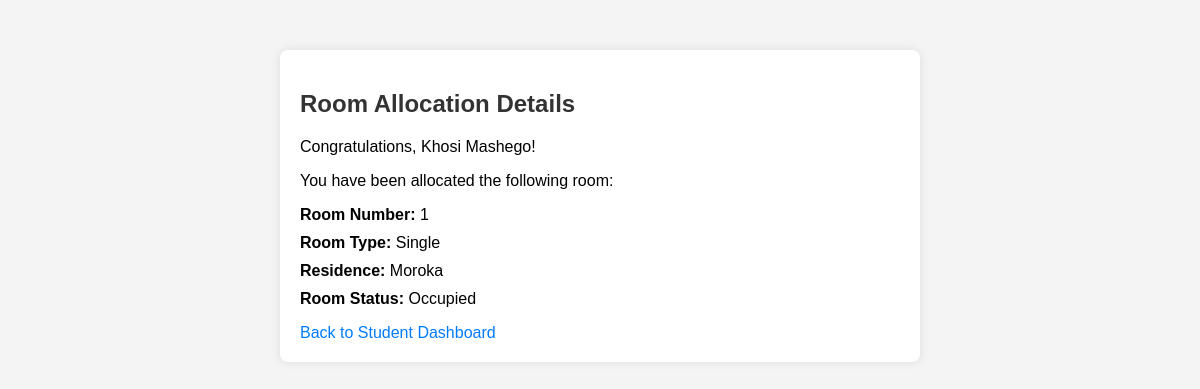
The app's page /allocation_success.php (signed in) with its own data.
### tables this page shows
CREATE TABLE IF NOT EXISTS `room` (
  `Student_ID` int DEFAULT NULL,
  `Room_ID` int NOT NULL AUTO_INCREMENT,
  `Room_Number` varchar(255) DEFAULT NULL,
  `Room_Type` varchar(255) DEFAULT NULL,
  `Room_Status` varchar(255) DEFAULT NULL,
  `Residence_ID` int DEFAULT NULL,
  PRIMARY KEY (`Room_ID`),
  KEY `Student_ID` (`Student_ID`),
  KEY `Residence` (`Residence_ID`)
);

CREATE TABLE IF NOT EXISTS `student` (
  `Student_ID` int NOT NULL AUTO_INCREMENT,
  `First_Name` varchar(255) DEFAULT NULL,
  `Last_Name` varchar(255) DEFAULT NULL,
  `Gender` varchar(255) DEFAULT NULL,
  `Date_of_Birth` date DEFAULT NULL,
  `Phone` varchar(255) DEFAULT NULL,
  `Email` varchar(255) DEFAULT NULL,
  `Program_Department` varchar(255) DEFAULT NULL,
  `Current_Year_of_Study` int DEFAULT NULL,
  `Application_Status` varchar(255) DEFAULT NULL,
  `Room_ID` int DEFAULT NULL,
  `Residence_Preference` varchar(255) DEFAULT NULL,
  `Application_Date` date DEFAULT NULL,
  PRIMARY KEY (`Student_ID`),
  KEY `fk_room_allocation` (`Room_ID`)
);

CREATE TABLE IF NOT EXISTS `residence` (
  `Residence_ID` int NOT NULL AUTO_INCREMENT,
  `Name` varchar(255) DEFAULT NULL,
  `Address` varchar(255) DEFAULT NULL,
  `Capacity` int DEFAULT NULL,
  `Current_Occupancy` int DEFAULT NULL,
  `Residence_Manager` varchar(255) DEFAULT NULL,
  `Application_Deadline` date DEFAULT NULL,
  `Availability_Status` varchar(255) DEFAULT NULL,
  PRIMARY KEY (`Residence_ID`)
);

### allocation_success.php (the view, shortened to what this page needs)
<?php
require('db.php');
$student_id = $_SESSION['user_id'];
$sql = "SELECT r.Room_Number, r.Room_Type, r.Room_Status, s.First_Name, s.Last_Name, re.Name AS Residence_Name
        FROM student s
        LEFT JOIN room r ON s.Room_ID = r.Room_ID
        LEFT JOIN residence re ON r.Residence_ID = re.Residence_ID
        WHERE s.Student_ID = ?";
$stmt = mysqli_prepare($conn, $sql);
mysqli_stmt_bind_param($stmt, "i", $student_id);
mysqli_stmt_execute($stmt);
$result = mysqli_stmt_get_result($stmt);
?>
<!DOCTYPE html>
<html lang="en">
<head>
</head>
<body>
    <div class="container">
        <h2>Room Allocation Details</h2>
        <?php
        if (mysqli_num_rows($result) > 0) {
            $row = mysqli_fetch_assoc($result);
            $roomNumber = htmlspecialchars($row['Room_Number']);
            $roomType = htmlspecialchars($row['Room_Type']);
            $residence = htmlspecialchars($row['Residence_Name']);
            $roomStatus = htmlspecialchars($row['Room_Status']);
            $firstName = htmlspecialchars($row['First_Name']);
            $lastName = htmlspecialchars($row['Last_Name']);
        ?>
            <p>Congratulations, <?php echo $firstName . " " . $lastName; ?>!</p>
            <p>You have been allocated the following room:</p>
            <ul>
                <li><strong>Room Number:</strong> <?php echo $roomNumber; ?></li>
                <li><strong>Room Type:</strong> <?php echo $roomType; ?></li>
                <li><strong>Residence:</strong> <?php echo $residence; ?></li>
                <li><strong>Room Status:</strong> <?php echo $roomStatus; ?></li>
            </ul>
        <?php
        }
        else {
        ?>
            <p>Sorry, you have not been allocated a room at this time. Please contact the residence office for assistance.</p>
        <?php
        }
        ?>
        <a href="StudentDashboard.php">Back to Student Dashboard</a>
    </div>
</body>
</html>

### allocation_success.php (style rules this page uses)
body { font-family: Arial, sans-serif; background-color: #f4f4f4; margin: 0; padding: 0; }
.container { max-width: 600px; margin: 50px auto; background-color: #fff; padding: 20px; border-radius: 8px; box-shadow: 0 0 10px rgba(0, 0, 0, 0.1); }
h2 { color: #333; }
p { margin-bottom: 10px; }
ul { list-style: none; padding: 0; }
li { margin-bottom: 10px; }
a { color: #007bff; text-decoration: none; }

### records on screen
room: Student_ID.First_Name "Khosi", Student_ID.Last_Name "Mashego", Room_Number "1", Room_Type "Single", Residence_ID.Name "Moroka", Room_Status "Occupied"
